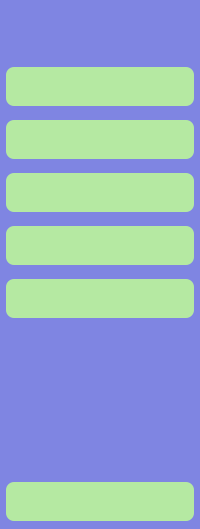
     <widget class="QWidget" name="only_icon" native="true">
      <property name="styleSheet">
       <string notr="true">/* Background color for the entire form */
QWidget {
    background-color: rgb(127, 133, 226); /* blue background */
}

/* Style for QPushButton */
QPushButton {
    background-color: rgb(181, 233, 162); /* Green background */
    color: black; /* White text */
    border: none;
    padding: 10px 20px; /* Padding for the button */
    text-align: center;
    text-decoration: none;
    font-size: 16px; /* Font size */
    margin: 4px 2px;
    border-radius: 8px; /* Rounded corners */
}

/* Optional: Change the button appearance on hover */
QPushButton:hover {
    background-color: rgb(143, 229, 112); /* Darker green on hover */
}

 QPushButton:checked {
	background-color:rgb(143, 229, 112) ;
	font-weight: bold;
}</string>
      </property>
      <layout class="QVBoxLayout" name="verticalLayout_4">
       <property name="leftMargin">
        <number>4</number>
       </property>
       <property name="topMargin">
        <number>4</number>
       </property>
       <property name="rightMargin">
        <number>4</number>
       </property>
       <property name="bottomMargin">
        <number>4</number>
       </property>
       <item>
        <layout class="QHBoxLayout" name="prof1Holder">
         <property name="topMargin">
          <number>3</number>
         </property>
         <item>
          <widget class="QLabel" name="profile">
           <property name="minimumSize">
            <size>
             <width>50</width>
             <height>50</height>
            </size>
           </property>
           <property name="maximumSize">
            <size>
             <width>50</width>
             <height>50</height>
            </size>
           </property>
           <property name="text">
            <string/>
           </property>
           <property name="pixmap">
            <pixmap resource="HMS_resources.qrc">:/images/stock_png/owuT8U7P_400x400.jpg</pixmap>
           </property>
           <property name="scaledContents">
            <bool>true</bool>
           </property>
          </widget>
         </item>
        </layout>
       </item>
       <item>
        <widget class="QPushButton" name="dashboard">
         <property name="cursor">
          <cursorShape>PointingHandCursor</cursorShape>
         </property>
         <property name="text">
          <string/>
         </property>
         <property name="icon">
          <iconset resource="HMS_resources.qrc">
           <normaloff>:/images/stock_png/dashboard.png</normaloff>:/images/stock_png/dashboard.png</iconset>
         </property>
         <property name="iconSize">
          <size>
           <width>40</width>
           <height>40</height>
          </size>
         </property>
         <property name="checkable">
          <bool>true</bool>
         </property>
         <property name="autoExclusive">
          <bool>true</bool>
         </property>
        </widget>
       </item>
       <item>
        <layout class="QVBoxLayout" name="onlyiconholder">
         <item>
          <widget class="QPushButton" name="appointment">
           <property name="cursor">
            <cursorShape>PointingHandCursor</cursorShape>
           </property>
           <property name="text">
            <string/>
           </property>
           <property name="icon">
            <iconset resource="HMS_resources.qrc">
             <normaloff>:/images/stock_png/history.png</normaloff>:/images/stock_png/history.png</iconset>
           </property>
           <property name="iconSize">
            <size>
             <width>40</width>
             <height>40</height>
            </size>
           </property>
           <property name="checkable">
            <bool>true</bool>
           </property>
           <property name="autoExclusive">
            <bool>true</bool>
           </property>
          </widget>
         </item>
         <item>
          <widget class="QPushButton" name="doctorentry">
           <property name="cursor">
            <cursorShape>PointingHandCursor</cursorShape>
           </property>
           <property name="text">
            <string/>
           </property>
           <property name="icon">
            <iconset resource="HMS_resources.qrc">
             <normaloff>:/images/stock_png/survey.png</normaloff>:/images/stock_png/survey.png</iconset>
           </property>
           <property name="iconSize">
            <size>
             <width>40</width>
             <height>40</height>
            </size>
           </property>
           <property name="checkable">
            <bool>true</bool>
           </property>
           <property name="autoExclusive">
            <bool>true</bool>
           </property>
          </widget>
         </item>
         <item>
          <widget class="QPushButton" name="patientrecord">
           <property name="enabled">
            <bool>true</bool>
           </property>
           <property name="cursor">
            <cursorShape>PointingHandCursor</cursorShape>
           </property>
           <property name="text">
            <string/>
           </property>
           <property name="icon">
            <iconset resource="HMS_resources.qrc">
             <normaloff>:/images/stock_png/health-report.png</normaloff>:/images/stock_png/health-report.png</iconset>
           </property>
           <property name="iconSize">
            <size>
             <width>40</width>
             <height>40</height>
            </size>
           </property>
           <property name="checkable">
            <bool>true</bool>
           </property>
           <property name="autoExclusive">
            <bool>true</bool>
           </property>
          </widget>
         </item>
         <item>
          <widget class="QPushButton" name="billing">
           <property name="cursor">
            <cursorShape>PointingHandCursor</cursorShape>
           </property>
           <property name="text">
            <string/>
           </property>
           <property name="icon">
            <iconset resource="HMS_resources.qrc">
             <normaloff>:/images/stock_png/bill.png</normaloff>:/images/stock_png/bill.png</iconset>
           </property>
           <property name="iconSize">
            <size>
             <width>40</width>
             <height>40</height>
            </size>
           </property>
           <property name="checkable">
            <bool>true</bool>
           </property>
           <property name="autoExclusive">
            <bool>true</bool>
           </property>
          </widget>
         </item>
        </layout>
       </item>
       <item>
        <spacer name="onlyiconspacer">
         <property name="orientation">
          <enum>Qt::Vertical</enum>
         </property>
         <property name="sizeHint" stdset="0">
          <size>
           <width>68</width>
           <height>150</height>
          </size>
         </property>
        </spacer>
       </item>
       <item>
        <widget class="QPushButton" name="exit">
         <property name="cursor">
          <cursorShape>PointingHandCursor</cursorShape>
         </property>
         <property name="text">
          <string/>
         </property>
         <property name="icon">
          <iconset resource="HMS_resources.qrc">
           <normaloff>:/images/stock_png/logout.png</normaloff>:/images/stock_png/logout.png</iconset>
         </property>
         <property name="iconSize">
          <size>
           <width>40</width>
           <height>40</height>
          </size>
         </property>
         <property name="checkable">
          <bool>true</bool>
         </property>
         <property name="autoExclusive">
          <bool>true</bool>
         </property>
        </widget>
       </item>
      </layout>
     </widget>
